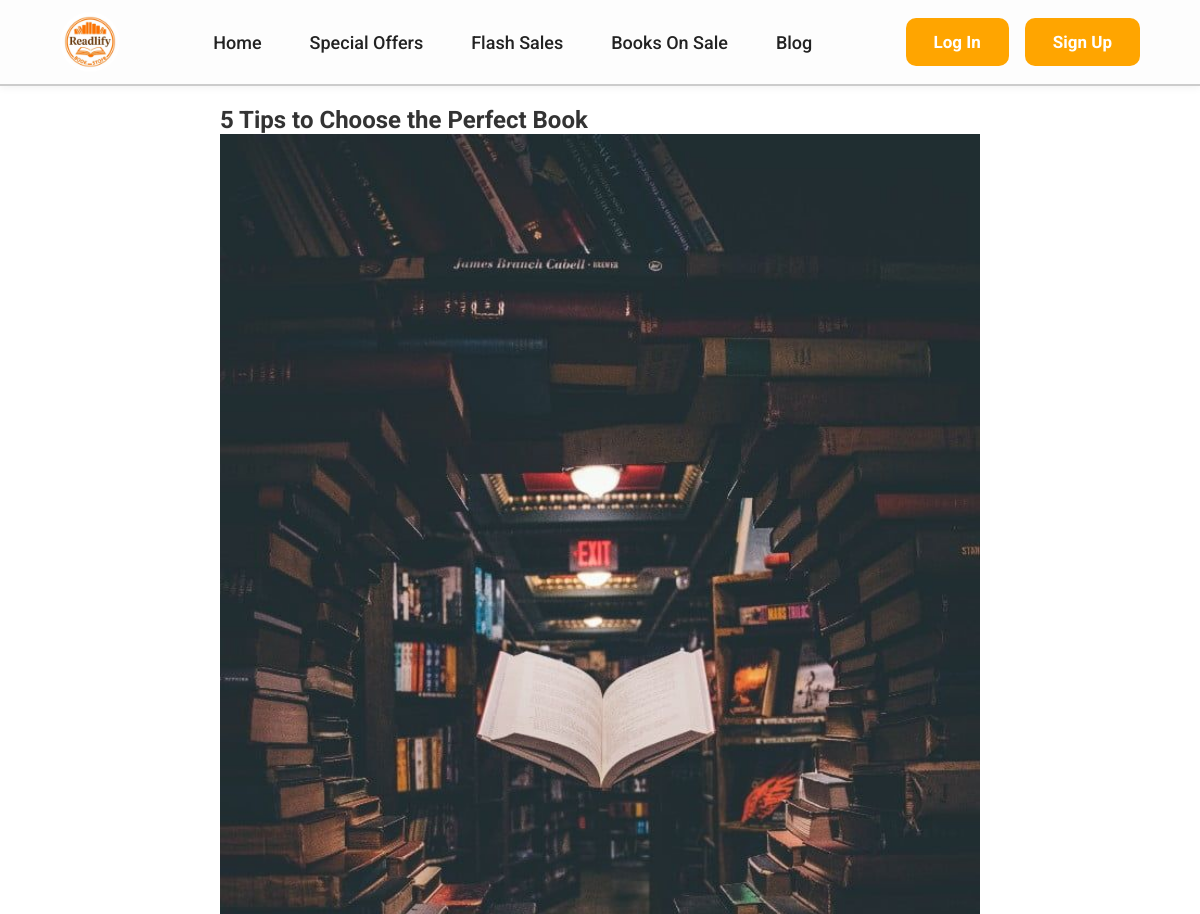
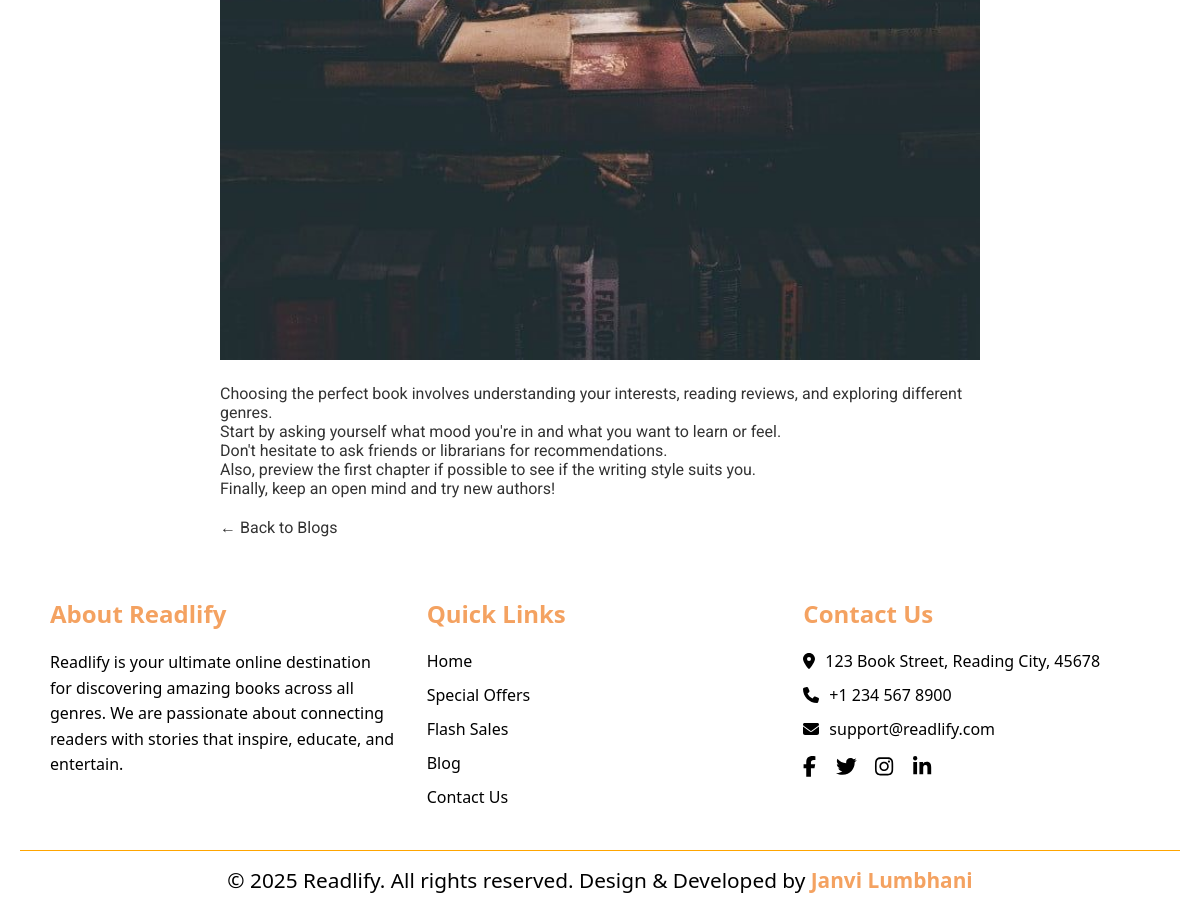
/blog-detail.php?id=1, run on the app's committed database (2 pictures, top to bottom).
### tables this page shows
CREATE TABLE `blogs` (
  `id` int(11) NOT NULL,
  `title` varchar(150) NOT NULL,
  `content` text NOT NULL,
  `image` varchar(255) DEFAULT NULL,
  `created_at` datetime DEFAULT current_timestamp(),
  `file_name` varchar(255) NOT NULL
);

### blog-detail.php (the view, shortened to what this page needs)
<?php
include 'connection.php';
$blog_id = intval($_GET['id']);
$stmt = $conn->prepare("SELECT title, content, image FROM blogs WHERE id = ? LIMIT 1");
$stmt->bind_param("i", $blog_id);
$stmt->execute();
$result = $stmt->get_result();
$blog = $result->fetch_assoc();
include 'header.php';
?>
<section class="blog-detail-section" style="max-width: 800px; margin: auto; padding: 20px;">
    <h2><?php echo htmlspecialchars($blog['title']); ?></h2>
    <?php
    $image_path = (!empty($blog['image']) && file_exists($blog['image'])) ? $blog['image'] : 'images/default-blog.jpg';
    ?>
    <img
        src="<?php echo htmlspecialchars($image_path); ?>"
        alt="<?php echo htmlspecialchars($blog['title']); ?>"
        style="width:100%; height:auto; margin-bottom: 20px;"
    />
    <div>
        <p><?php echo nl2br(htmlspecialchars($blog['content'])); ?></p>
    </div>
    <a href="blogs.php" style="display:inline-block; margin-top: 20px;">← Back to Blogs</a>
</section>
<?php include 'footer.php'; ?>

### style.css (style rules this page uses)
:root { --primary-font: "Roboto", sans-serif; --secondary-font: "Inter", sans-serif; --primary-color: orange; --secondary-color: #FFE584; --light-color: #fff; }
* { box-sizing: border-box; margin: 0; padding: 0; }
body { font-family: var(--primary-font); background-color: #fff; color: #333; }
a { color: inherit; text-decoration: none; }

### data on the page
blogs: title "5 Tips to Choose the Perfect Book", image (picture), content "Choosing the perfect book involves understanding your interests, reading reviews, and exploring different genres. Start by asking yourself what mood you're in and what you want to learn or feel. Don't hesitate to ask friends or librarians for recommendations. Also, preview the first chapter if possible to see if the writing style suits you. Finally, keep an open mind and try new authors!"
